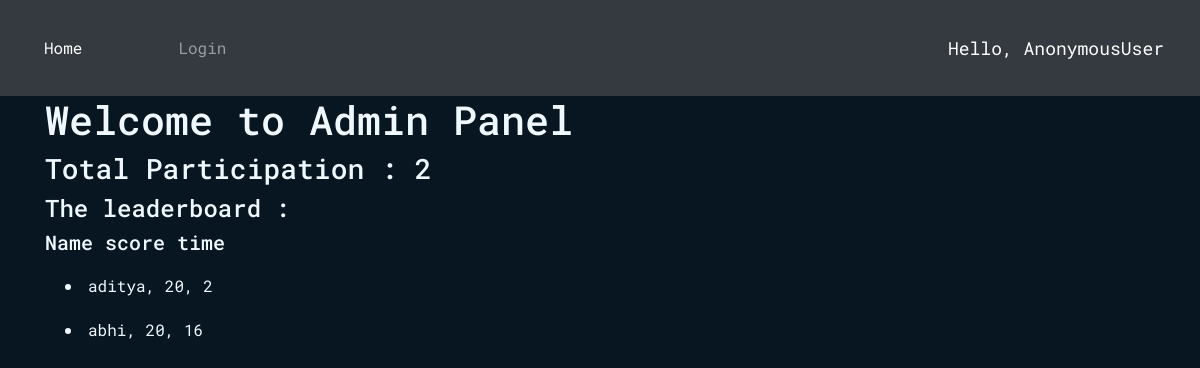
The page /adminHome/ on the database its author committed.
### Quiz/models.py (models this page shows, shortened)
class Stats(models.Model):
    id = models.AutoField(primary_key=True, unique=True)
    name = models.CharField(max_length=200)
    time = models.IntegerField()
    score = models.IntegerField()

### Quiz/views.py (the view)
# urls.py: path('adminHome/', adminHome, name='adminHome'),
def adminHome(request):
    all_users = Stats.objects.values()
    sorted_users = Stats.objects.all().order_by('-score').values()
    print(sorted_users)
    count=0
    for i in all_users:
        count=count+1
    print(count)
    user_names=[]
    id=[]
    context={
        'users':all_users,
        'sorted':sorted_users,
        'count':count
    }
    return render(request,'Quiz/adminHome.html',context)

### Quiz/templates/Quiz/adminHome.html (shortened to what this page needs)
{% extends 'Quiz/dependencies.html' %}
{% block content %}
{% load static %}
<div class="container ">
<h1>Welcome to Admin Panel</h1>
<h3>Total Participation : {{count}}</h3>
<h4>The leaderboard : </h4>
<h5>Name score time</h5>
{% for u in sorted %}
    <li>{{ u.name }}, {{u.score}}, {{u.time}} </li>
{% endfor %}
</div>
{% endblock %}

### Quiz/templates/Quiz/adminHome.html (style rules this page uses)
body { background-color: #081621; color: aliceblue; font-family: 'Roboto Mono', monospace; }
li { margin: 20px; }

### rows shown on the page
Stats: name "aditya", score "20", time "2"
Stats: name "abhi", score "20", time "16"

### other values the page prints
{{ request.user }} "AnonymousUser"
{{ count }} "2"
